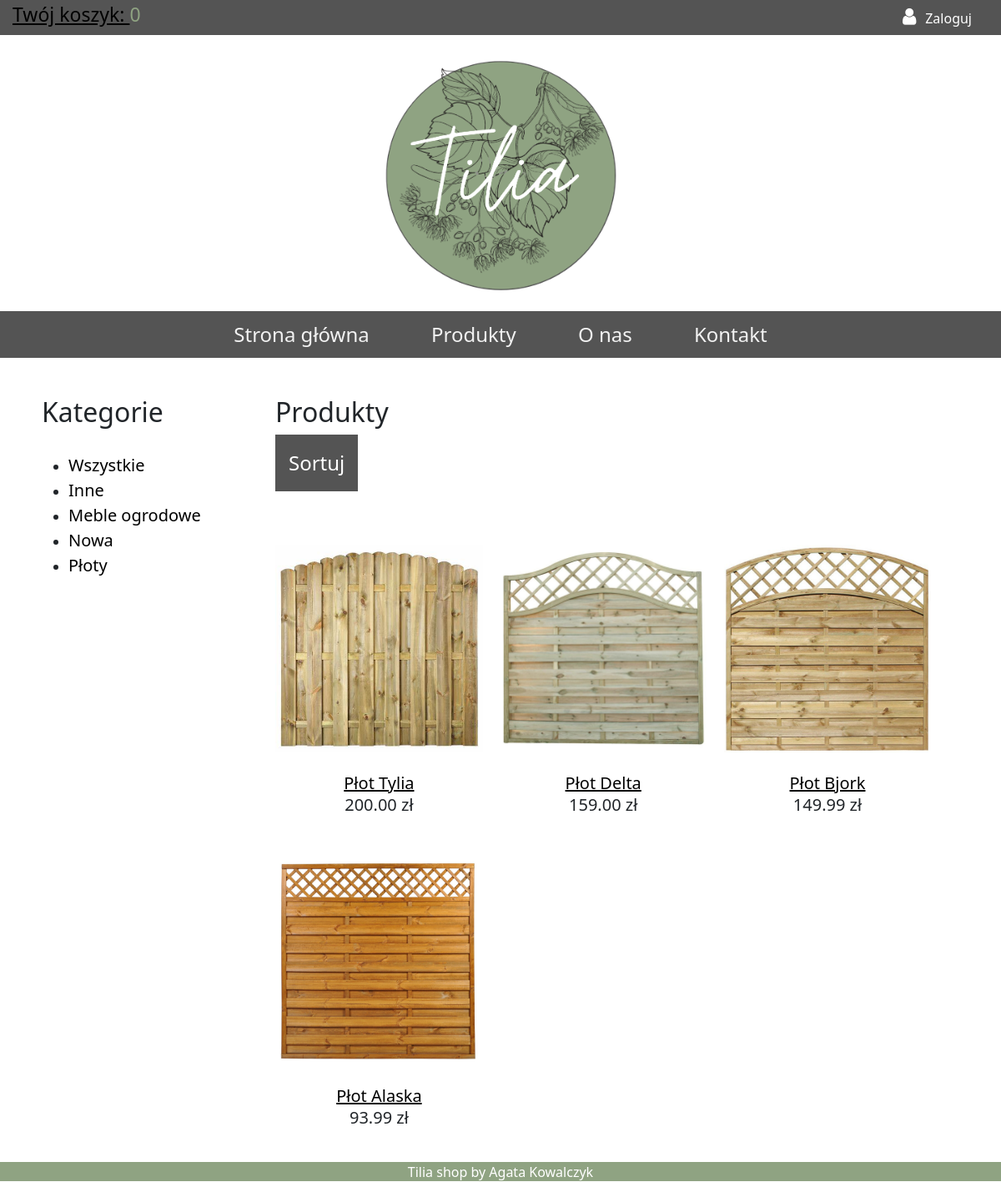
The page /all_products/ on the database its author committed.
### shop/models.py (models this page shows, shortened)
class Category(models.Model):
    name = models.CharField(max_length=200)
    description = models.TextField(blank=True)
    class Meta:
        ordering = ('name',)
        verbose_name = 'category'
        verbose_name_plural = 'categories'

class Product(models.Model):
    category = models.ForeignKey(Category, on_delete=models.CASCADE, blank=True, null=True)
    manufacturer = models.ForeignKey(Manufacturer, on_delete=models.CASCADE, blank=True, null=True)
    name = models.CharField(max_length=200)
    image = models.ImageField(upload_to='products/%Y/%m/%d', blank=True)
    description = models.TextField(blank=True)
    price = models.DecimalField(max_digits=1000, decimal_places=2)
    stock = models.PositiveBigIntegerField()
    available = models.BooleanField(default=True)
    new = models.BooleanField(default=True)
    bestseller = models.BooleanField(default=False)
    created = models.DateTimeField(auto_now_add=True)
    updated = models.DateTimeField(auto_now=True)
    class Meta:
        ordering = ('-created',)

### shop/views.py (the view, shortened to what this page needs)
# urls.py: path("all_products/", views.products_list, name="products"),
def products_list(request, category_id=None, ordering=None):
    category = None
    categories = Category.objects.all()
    products = Product.objects.filter(available=True)
    if category_id:
        category = get_object_or_404(Category, id=category_id)
        products = products.filter(category=category)
    context = {
        'category': category,
        'categories': categories,
        'products': products
    }
    return render(request, 'shop/Products/list.html', context)

### cart/cart.py (called while the page is built)
    def __len__(self):
        return sum(item['quantity'] for item in self.cart.values())

### cart/context_processors.py (called while the page is built)
def cart(request):
    return {'cart': Cart(request)}

### shop/templates/shop/Products/list.html (shortened to what this page needs)
{% extends "shop/base.html" %}
{% load static %}
{% block content %}
    <div class="sidebar">
        <h2>Kategorie</h2>
        <ul>
            <li {% if not category %}class="selected"{% endif %} style="margin-top:30px;">
                <a href="{% url 'products'  %}">Wszystkie</a>
            </li>
        {% for c in categories %}
            <li {% if category.id == c.id %}class="selected"{% endif %}>
                <a href="{% url 'products_by_category' c.id %}">{{ c.name }}</a>
            </li>
        {% endfor %}
        </ul>
    </div>
    <div class="product-list">
        <h2>{% if category %}{{ category.name }}{% else %}Produkty{% endif %}</h2>
        {% if user.is_authenticated %}
            <div class="dropdown">
              <button class="dropbtn">Sortuj</button>
              <div class="dropdown-content">
                <a href="{% url 'products_all' 1 %}">A-Z</a>
                <a href="{% url 'products_all' 2 %}">Z-A</a>
                <a href="{% url 'products_all' 3 %}">Cena rosnąco</a>
                <a href="{% url 'products_all' 4 %}">Cena malejąco</a>
              </div>
            </div>
        {% else %}
        <div class="dropdown">
          <button class="dropbtn">Sortuj</button>
        </div>
        {% endif %}
        <br><br>
        {% for product in products %}
            <div class="item">
                <p><a href="{% url 'product_detail' product.id %}">
                    <img src="{% if product.image %}{{ product.image.url }}{% else %}{% static 'img/no_image.png' %}{% endif %}">
                </a></p>
                <a href="{% url 'product_detail' product.id %}">{{ product.name }}</a><br>
                {{ product.price }} zł
            </div>
        {% endfor %}
    </div>
{% endblock %}

### shop/static/css/base.css (style rules this page uses)
.sidebar { padding: 30px 50px; width:25%; float:left; }
.sidebar a { text-decoration: none; font-size: 20px; color: black; }
html, body { margin:0; padding:0; height:100%; }
.product-list { padding: 30px 30px; width:75%; float:left; }
.product-list h2 { width:50%; }
.product-list a { color: black; }
.product-list .item { width:32%; padding:10px 20px 10px 0; float:left; text-align:center; line-height:1.3; font-size:20px; margin-top: 30px; }
.product-list .item img { max-width:100%; max-height: 300px; margin-bottom: 8px; }
.dropbtn { background-color: #545454; color: white; padding: 16px; font-size: 24px; border: none; }
.dropdown { position: relative; display: inline-block; }

### rows shown on the page
Category: name "Inne"
Category: name "Meble ogrodowe"
Category: name "Nowa"
Category: name "Płoty"
Product: image (picture), name "Płot Tylia", price "200.00"
Product: image (picture), name "Płot Delta", price "159.00"
Product: image (picture), name "Płot Bjork", price "149.99"
Product: image (picture), name "Płot Alaska", price "93.99"

### other values the page prints
{{ total_items }} "0"
